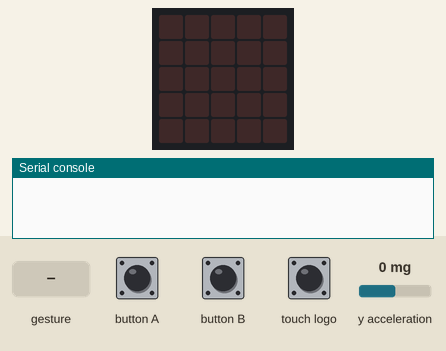
Bench run of a program on a simulated BBC micro:bit (MakeCode). On the bench: the board's 5×5 LED display, the last lines printed to the serial console. The test bench sets the inputs (shaded band); at power-on: y acceleration 0 mg. Random numbers come from a fixed seed; no radio messages arrive unless stated (any console line starting 'radio sent:' is added by the test bench); a tilt is held for 1.5 s and a shake lasts 1 s, then the board lies face up again.

Above: at 1.2 s.
1.3 s: button A pressed for 0.15 s
At 2.0 s:
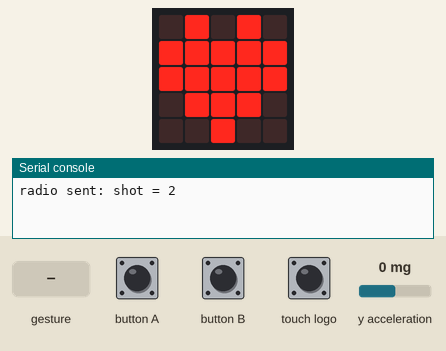
3.7 s: gesture 'shake'
At 5.1 s:
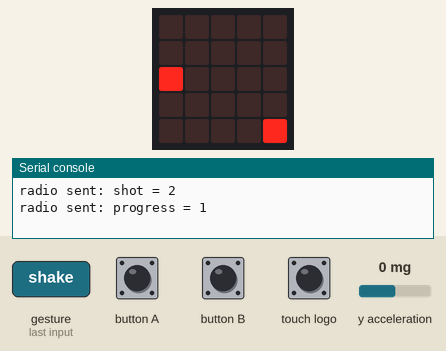
5.4 s: touch logo pressed for 0.15 s
At 6.7 s:
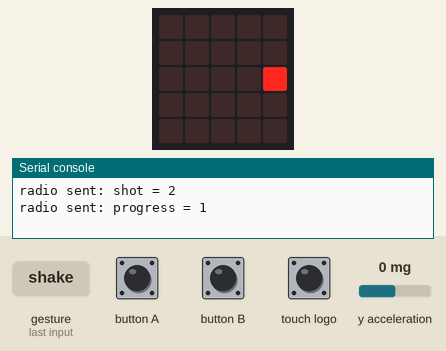
7.0 s: gesture 'shake'
At 7.7 s:
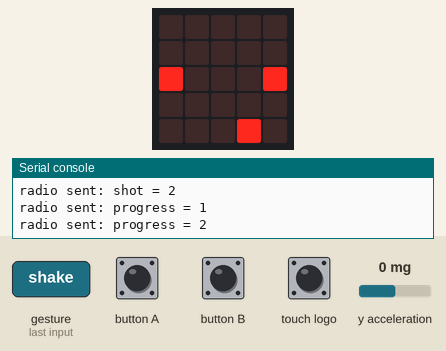
8.7 s: gesture 'shake'
At 10.1 s:
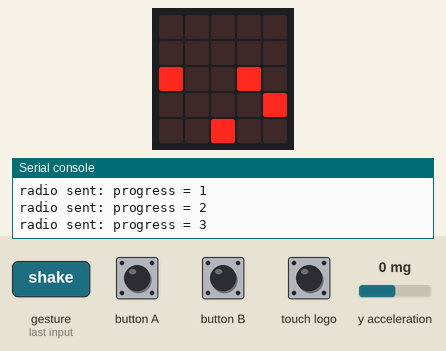
10.4 s: gesture 'shake'
At 11.4 s:
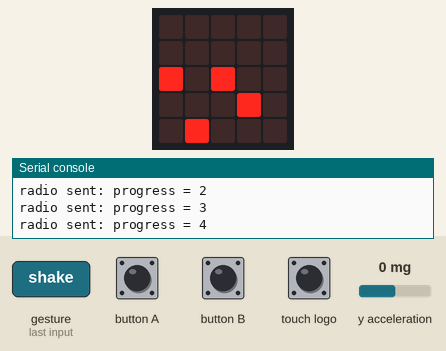
Timing chart, 0 to 13.1 s (numbered marks = the images above; inputs shaded):
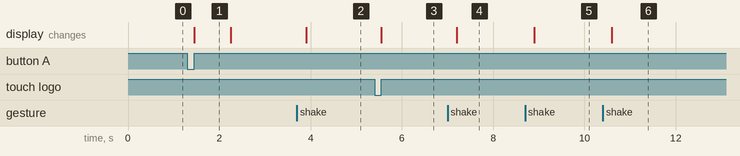

Measured:
- after the input at 1.3 s, the display: changes after 0.15 s (image 1)
- after the input at 3.7 s, the display: changes after 0.20 s (image 2)
- after the input at 5.4 s, the display: changes after 0.15 s (image 3)
- after the input at 7.0 s, the display: changes after 0.20 s (image 4)
- after the input at 8.7 s, the display: changes after 0.20 s (image 5)
- after the input at 10.4 s, the display: changes after 0.20 s (image 6)
- what the display in image 1 shows lasts 0.8 s, from 1.5 s to 2.3 s

The program:

main.ts
```typescript
input.onButtonPressed(Button.A, function on_button_pressed_a() {
    //  Hierbij wordt jouw eigen huidige (dodge‑)rij als doel gestuurd
    radio.sendValue("shot", dodgerRow)
    basic.showIcon(IconNames.Heart)
    basic.pause(200)
    basic.clearScreen()
})
input.onGesture(Gesture.Shake, function on_gesture_shake() {

    if (!gameOver) {
        //  - Verplaats obstakels: schuif elke kolom één positie naar links
        for (let i = 0; i < 4; i++) {
            obstacles[i] = obstacles[i + 1]
        }
        //  - Genereer een nieuwe obstakel in kolom 4 (40% kans)
        if (Math.randomRange(1, 10) <= 4) {
            obstacles[4] = Math.randomRange(0, 4)
        } else {
            obstacles[4] = -1
        }

        //  Controleer of er een botsing is:
        //  Als er in kolom 0 een obstakel is en dat obstakel op jouw rij staat.
        if (obstacles[0] == playerY) {
            gameOver = true
            basic.clearScreen()
            basic.showString("GAME OVER")
        } else {
            //  Geen botsing: verhoog jouw progressie en stuur hem via de radio
            progress += 1
            radio.sendValue("progress", progress)
        }

        //  Teken het speelveld:
        basic.clearScreen()
        //  Teken obstakels
        for (let x = 0; x < 5; x++) {
            if (obstacles[x] != -1) {
                led.plot(x, obstacles[x])
            }

        }
        //  Teken jouw speler op kolom 0
        led.plot(0, playerY)
        basic.pause(300)
    }

})
input.onLogoEvent(TouchButtonEvent.Pressed, function on_logo_pressed() {

    //  Update de dodger-positie met de accelerometer.
    rawAccel = input.acceleration(Dimension.Y)
    //  Map de accelerometerwaarde (van -1023 t/m +1023) naar een rij (0 t/m 4).
    dodgerRow = Math.round(Math.map(rawAccel, -1023, 1023, 0, 4))
    //  Zorg dat de rij binnen het bereik blijft:
    if (dodgerRow < 0) {
        dodgerRow = 0
    } else if (dodgerRow > 4) {
        dodgerRow = 4
    }

    //  Teken de status: Eerst maak je het scherm leeg…
    basic.clearScreen()
    //  ... teken de kogel als deze actief is.
    if (bulletActive) {
        led.plot(bulletX, bulletRow)
    }

    //  ... teken altijd jouw speler (dodger) op de rechterkant (kolom 4).
    led.plot(4, dodgerRow)
    //  Wanneer de kogel in kolom 4 komt, kijk dan of deze jouw speler raakt.
    if (bulletActive && bulletX == 4) {
        if (bulletRow == dodgerRow) {
            lives += -1
            basic.showIcon(IconNames.Sad)
            basic.pause(1000)
            basic.clearScreen()
            //  Controleer op game over
            if (lives <= 0) {
                basic.showString("GAME OVER")
                //  Het spel stopt hier.
                control.reset()
            }

            //  Zet de kogel simulatieronaf, of de kogel is gevolgd en geraakt.
            bulletActive = false
        }

    }

    basic.pause(200)
    //  Als er een kogel actief is, werk dan de positie bij: deze loopt van links naar rechts.
    if (bulletActive) {
        bulletX += 1
        //  Als de kogel voorbij kolom 4 verdwijnt, is deze voorbij (en niet raak).
        if (bulletX > 4) {
            bulletActive = false
        }

    }

})
input.onButtonPressed(Button.B, function on_button_pressed_b() {

    //  Ga omlaag als je niet onderaan bent
    if (!gameOver && playerY < 4) {
        playerY += 1
    }

})
//  Wanneer een schot (kogelsignaal) wordt ontvangen, start de kogelsimulatie.
radio.onReceivedValue(function on_received_value(name: string, value: number) {

    if (name == "shot") {
        //  Zorg ervoor dat je één kogel tegelijk afhandelt
        if (!bulletActive) {
            bulletActive = true
            bulletRow = value
            bulletX = 0
        }

    }

})
let bulletX = 0
let bulletActive = false
let rawAccel = 0
let progress = 0
let obstacles : number[] = []
let bulletRow = 0
let dodgerRow = 0
let lives = 0
let playerY = 0
let gameOver = false
let opponentProgress = 0
//  Zorg dat beide micro:bits in dezelfde radio-groep zitten.
radio.setGroup(7)
//  Aantal levens en spelvariabelen
lives = 3
//  De huidige rij van jouw speler (op kolom 4)
dodgerRow = 2
//  Huidige kolom van de kogel (0 t/m 4)
//  Rij waarop de inkomende kogel beweegt
bulletRow = 2
radio.setGroup(7)
//  Jouw vooruitgang
//  Finishlijn
let finish = 50
//  Voortgang van de tegenstander
//  Start in het midden (rij 2, rijen lopen van 0 (boven) tot 4 (onder))
playerY = 2
//  Obstakels worden bijgehouden per kolom (0 t/m 4).
//  Een waarde van -1 betekent: geen obstakel.
//  Anders geeft de waarde de rij (0 tot 4) van het obstakel aan.
obstacles = [-1, -1, -1, -1, -1]
```

test.ts
```typescript
// tests gaan hier; deze zal niet worden gecompileerd wanneer dit pakket wordt gebruikt als extensie.
```
